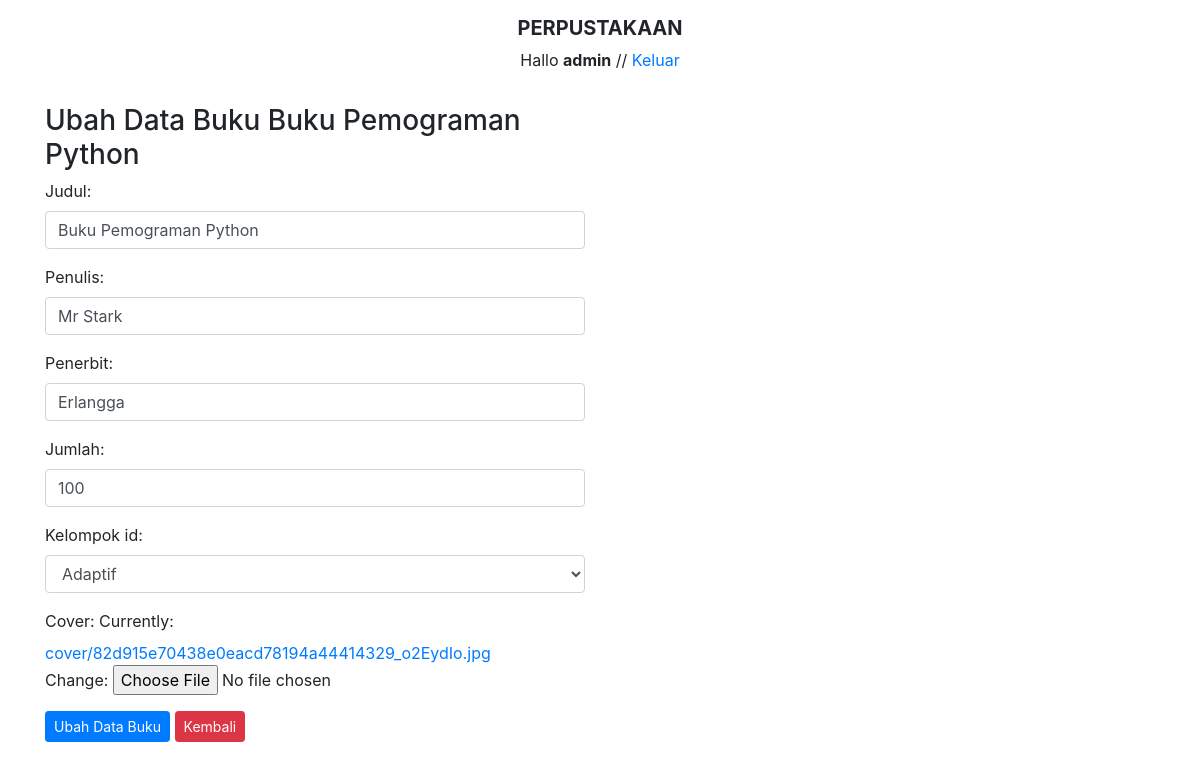
Page /buku/ubah/2 (signed in) on the committed database.
### perpustakaan/models.py (models this page shows, shortened)
class Buku(models.Model):
    judul = models.CharField(max_length=50)
    penulis = models.CharField(max_length=50)
    penerbit = models.CharField(max_length=50)
    jumlah = models.IntegerField(null=True)
    kelompok_id = models.ForeignKey(Kelompok, on_delete=models.CASCADE, null=True)
    cover = models.ImageField(upload_to = 'cover/', null = True)
    tanggal = models.DateTimeField(auto_now_add = True, null = True)

### perpustakaan/views.py (the view)
# urls.py: path('buku/ubah/<int:id_buku>',ubahBuku, name = 'ubahBuku'),
@login_required(login_url = settings.LOGIN_URL)
def ubahBuku(request, id_buku):
    buku = Buku.objects.get(id = id_buku)
    template = 'ubahBuku.html'
    if request.POST:
        form = FormBuku(request.POST, request.FILES, instance = buku)
        if form.is_valid():
            form.save()
            messages.success(request, "Data Berhasil Diubah")
            return redirect('ubahBuku', id_buku = id_buku)
    else:
        form = FormBuku(instance = buku)
        context = {
            'form': form,
            'buku': buku,
        }
    return render(request, "ubahBuku.html", context)

### perpustakaan/forms.py
class FormBuku(ModelForm):
    class Meta:
        model = Buku
        fields = '__all__' # kalau mau ambil masing masing caranya=['nama field'] atau ambilsemua caranya='__all__'
        widgets = {
            'judul': forms.TextInput({'class':'form-control'}),
            'penulis': forms.TextInput({'class':'form-control'}),
            'penerbit': forms.TextInput({'class':'form-control'}),
            'jumlah': forms.NumberInput({'class':'form-control'}),
            'kelompok_id': forms.Select({'class':'form-control'}),
        }

### perpustakaan/models.py (called while the page is built)
    def __str__(self):
        return self.nama

### perpustakaan/templates/ubahBuku.html (shortened to what this page needs)
{% extends 'base.html' %}
{% block content %}
    <div class="container">
        <div class="row">
            <div class="col-md-6 mt-3">
                <h3>Ubah Data Buku {{ buku.judul }}</h3>
                <form action="{% url 'ubahBuku' buku.id %}" method="post" enctype="multipart/form-data">
                    {{ form.as_p }}
                    <button class="btn btn-sm btn-primary">
                        Ubah Data Buku
                    </button>
                    <a href="/buku" class="btn btn-sm btn-danger">Kembali</a>
                </form>
            </div>
        </div>
    </div>
{% endblock %}

### templates/judul.html
<center>
    <h5 class="mt-3">
        <b>PERPUSTAKAAN</b>
    </h5>
    {% if user.is_authenticated %}
        <p>Hallo <strong>{{ user }}</strong> // <a href="{% url 'keluar' %}">Keluar</a></p>
    {% endif %}
</center>

### rows in the picture
Buku: judul "Buku Pemograman Python", penulis "Mr Stark", penerbit "Erlangga", jumlah "100", kelompok_id "Adaptif"

### other values in the picture
{{ user }} "admin"
